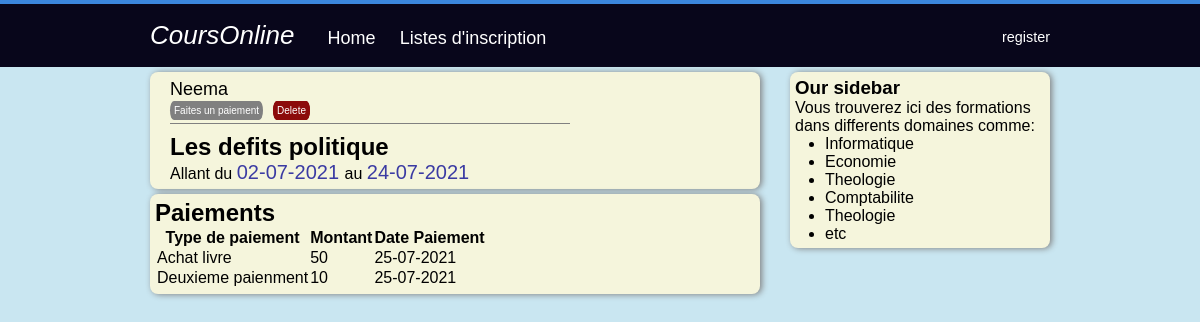
The app's page /inscription/5 with its own data.
### inscriptionFormation/models.py (models this page shows, shortened)
class Etudiant(db.Model):
    idEtu = db.Column(db.Integer, primary_key=True)
    nomEtu = db.Column(db.String(25), nullable=False, unique=False)
    postNomEtu = db.Column(db.String(30), nullable=False, unique=False)
    prenomEtu = db.Column(db.String(30), nullable=False, unique=False)
    sexeEtu = db.Column(db.String(30), nullable=False, unique=False)
    adressEtu = db.Column(db.String(1), nullable=False, unique=False)
    telEtu = db.Column(db.String(15), unique=True, nullable=False)
    emailEtu = db.Column(db.String(120), unique=True, nullable=False)
    inscri = db.relationship('Inscription', backref='authorEtut', lazy=True)

class Formation(db.Model):
    idFormat = db.Column(db.Integer, primary_key=True)
    intituleFormat = db.Column(db.String(300), nullable=True)
    dateDebutFormat = db.Column(
        db.Date, nullable=False, default=datetime.utcnow(), unique=False)
    dateFinFormat = db.Column(
        db.Date, nullable=False, default=datetime.utcnow(), unique=False)
    inscri = db.relationship('Inscription', backref='authorForm', lazy=True)

class Paiement(db.Model):
    idPaie = db.Column(db.Integer, primary_key=True)
    montantPaie = db.Column(db.Integer, unique=False)
    typePaie = db.Column(db.String(400), nullable=False, unique=False)
    inscriptionIdFk = db.Column(
        db.Integer, db.ForeignKey('inscription.idInsc'), nullable=False, unique=False)

### inscriptionFormation/routes.py (the view)
@ app.route('/inscription/<int:idInsc>')
def ownerinscri(idInsc):
    insc = Inscription.query.get_or_404(idInsc)
    paiement = Paiement.query.filter_by(inscriptionIdFk =idInsc)
    return render_template('/pages/ownerInsc.html', title=insc.authorForm.intituleFormat, insc=insc,paiement = paiement, datePaiement=datetime.utcnow())

### inscriptionFormation/templates/pages/ownerInsc.html (shortened to what this page needs)
{% extends "layout/default.html" %}
{% block body %}
<div class="body_wrapper">
    <article class="article_wrapper">
        <div class='right-wrapper'>
            <div class="head_wrapper">
                <small class="author_wrapper"><a
                        href="#">{{
                        insc.authorEtut.nomEtu}}</a></small>
                <div class="updated_button_wrapper">
                    <div><a href="{{url_for('paiementFormation', idInsc = insc.idInsc)}}#}"
                            class='updated_button'>Faites un paiement</a>
                    </div>
                    <div class="box"> <a class="button_delete" href="#popup1">Delete</a></div>
                </div>
            </div>
            <div>
                <h2 class="title_"> {{insc.authorForm.intituleFormat}}</h2>
                <P>Allant du <span class='date'>{{insc.authorForm.dateDebutFormat.strftime('%d-%m-%Y')}} </span> au
                    <span class="date"> {{insc.authorForm.dateFinFormat.strftime('%d-%m-%Y')}}</span>
                </P>
            </div>
        </div>
    </article>
    <article class="article_wrapper">
        <div>
            <h1>Paiements</h1>
            <table class="tableListe-wrapper">
                <thead>
                    <tr>
                        <th>Type de paiement</th>
                        <th>Montant</th>
                        <th>Date Paiement</th>
                    </tr>
                </thead>
                <tbody>
                    {% for paie in paiement %}
                    <tr>
                        <td>{{paie.typePaie}} </td>
                        <td>{{paie.montantPaie}} </td>
                        <td>{{datePaiement.strftime('%d-%m-%Y')}}</td>
                    </tr>
                    {% endfor %}
                </tbody>
            </table>
        </div>
    </article>
</div>
{% endblock %}

### inscriptionFormation/static/style_home.css (style rules this page uses)
* { margin: 0; padding: 0; }
body { background-color: rgb(201, 230, 241); font-family: Arial, Helvetica, sans-serif, sans-serif; }
.wrapper .body_wrapper, .wrapper .nav { display: inline-block; }
.article_wrapper { display: flex; }
.right-wrapper { margin-left: 15px; }
.date { color: rgb(59, 59, 163); font-size: 20px; }

### inscriptionFormation/static/style_blo.css (style rules this page uses)
.article_wrapper, .sidebar_wrapper { border: solid 0px; margin-bottom: 5px; padding: 5px; border-radius: 8px; background-color: beige; box-shadow: gray 2px 0.5px 0.4pc; }
.article_wrapper { width: 600px; }
.head_wrapper { border-bottom: solid 0.1px gray; margin-bottom: 9px; width: 400px; padding-bottom: 5px; }
.head_wrapper .author_wrapper { color: rgb(38, 64, 182); font-size: 20px; }
.title_ { margin-top: 20 px; }
a { text-decoration: none; font-size: large; color: black; }

### inscriptionFormation/static/style_update.css (style rules this page uses)
.button_delete { border: 2px solid #8c0b0b; transition: all 0.3s ea; background-color: #8c0b0b; }
.updated_button_wrapper { display: flex; }
.updated_button_wrapper div { margin-right: 10px; }
.updated_button, .button_delete { cursor: pointer; border-radius: 20px/50px; text-decoration: none; font-size: 10px; padding: 2px; color: #fff; }
.updated_button { background-color: gray; padding: 4px; }

### inscriptionFormation/static/style_logi_registratio.css (style rules this page uses)
span { color: red; margin-left: 0px; margin-bottom: 0px; }

### records on screen
Etudiant: authorEtut.nomEtu "Neema"
Formation: authorForm.intituleFormat "Les defits politique", authorForm.dateDebutFormat "02-07-2021", authorForm.dateFinFormat "24-07-2021"
Paiement: typePaie "Achat livre", montantPaie "50"
Paiement: typePaie "Deuxieme paienment", montantPaie "10"
